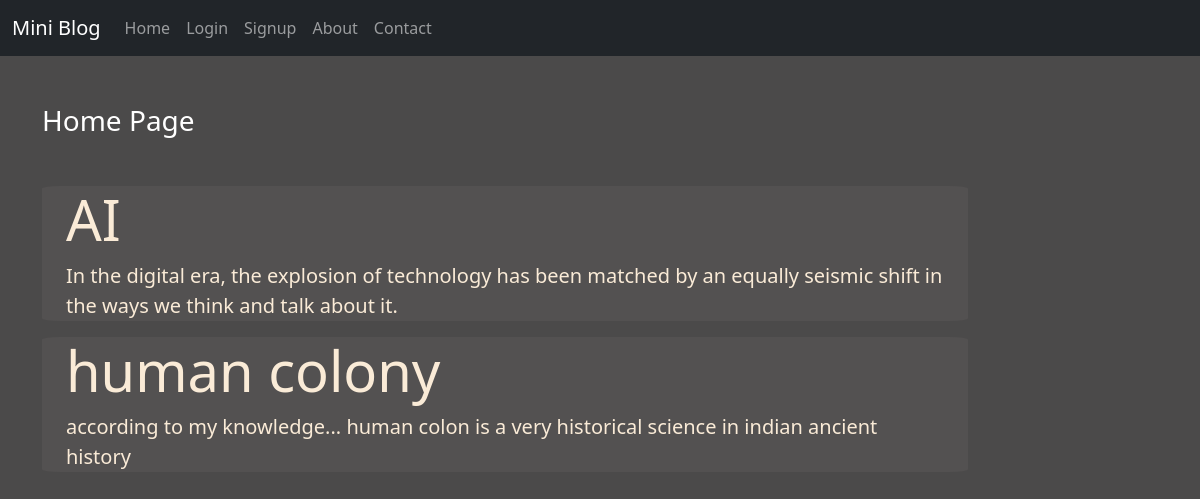
The page / on the database its author committed.
### blog/models.py (models this page shows)
class post(models.Model) :
    title = models.CharField(max_length=150)
    desc = models.TextField()

### blog/views.py (the view)
# urls.py: 2. Add a URL to urlpatterns:  path('', views.home, name='home')
def home(request):
    posts =post.objects.all()
    return render(request,'blog/home.html',{'posts' : posts})

### blog/templates/blog/home.html (shortened to what this page needs)
{% extends "blog/base.html" %}
{% load static %}
{% block content %}
    <div class="col-sm-10">
      <h3 class="text-white my-5">Home Page</h3>
    {% for post in posts %}
        <div class="jumbotron jumbotron-fluid jumbo-color">
          <div class="container">
            <h1 class="display-4">{{post.title}}</h1>
            <p class="lead">{{post.desc}}</p>
          </div>
        </div>
    {% endfor %}
  </div>
{% endblock content %}

### blog/static/css/style.css (style rules this page uses)
body { background-color: rgb(75, 74, 74); color: antiquewhite; }
.jumbo-color { background-color: rgb(83, 81, 81); border-radius: 2%; }

### rows shown on the page
post: title "AI", desc "In the digital era, the explosion of technology has been matched by an equally seismic shift in the ways we think and talk about it."
post: title "human colony", desc "according to my knowledge... human colon is a very historical science in indian ancient history"
